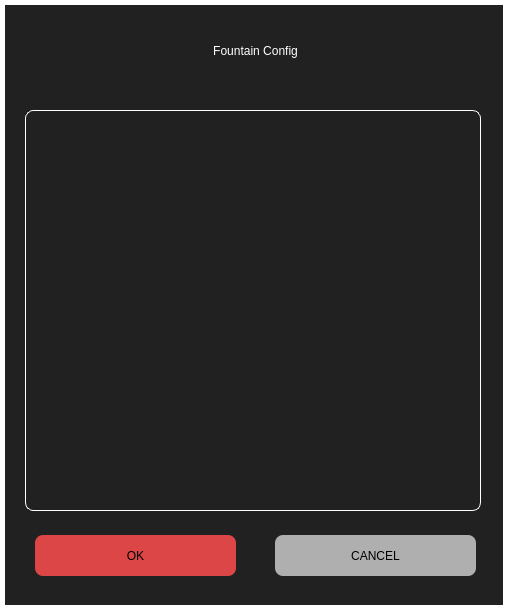
<?xml version="1.0" encoding="UTF-8"?>
<ui version="4.0">
 <class>CodingConfigDialog</class>
 <widget class="QDialog" name="CodingConfigDialog">
  <property name="geometry">
   <rect>
    <x>0</x>
    <y>0</y>
    <width>508</width>
    <height>610</height>
   </rect>
  </property>
  <property name="windowTitle">
   <string>Dialog</string>
  </property>
  <property name="styleSheet">
   <string notr="true">background-color: rgba(34, 33, 33, 0);</string>
  </property>
  <widget class="QLabel" name="label">
   <property name="geometry">
    <rect>
     <x>35</x>
     <y>25</y>
     <width>441</width>
     <height>51</height>
    </rect>
   </property>
   <property name="styleSheet">
    <string notr="true">font: 75 20pt &quot;Segoe UI&quot;;
color: rgb(255, 255, 255);</string>
   </property>
   <property name="text">
    <string>Fountain Config</string>
   </property>
   <property name="alignment">
    <set>Qt::AlignCenter</set>
   </property>
  </widget>
  <widget class="QPushButton" name="pushButton_ok">
   <property name="geometry">
    <rect>
     <x>35</x>
     <y>535</y>
     <width>201</width>
     <height>41</height>
    </rect>
   </property>
   <property name="styleSheet">
    <string notr="true">border-radius:8px;
border: 0px;
background-color: rgb(220, 70, 70);
font: 400 12pt &quot;Segoe UI&quot;;</string>
   </property>
   <property name="text">
    <string>OK</string>
   </property>
  </widget>
  <widget class="QPushButton" name="pushButton_cancel">
   <property name="geometry">
    <rect>
     <x>275</x>
     <y>535</y>
     <width>201</width>
     <height>41</height>
    </rect>
   </property>
   <property name="styleSheet">
    <string notr="true">border-radius:8px;
border: 0px;
background-color: rgb(175, 175, 175);
font: 400 12pt &quot;Segoe UI&quot;;</string>
   </property>
   <property name="text">
    <string>CANCEL</string>
   </property>
  </widget>
  <widget class="QTextEdit" name="textEdit">
   <property name="geometry">
    <rect>
     <x>25</x>
     <y>110</y>
     <width>456</width>
     <height>401</height>
    </rect>
   </property>
   <property name="styleSheet">
    <string notr="true">QTextEdit#textEdit{
border-radius:8px;
border: 1px solid white;
color: rgb(255, 255, 255);
font: 75 10pt &quot;Segoe UI&quot;;}
QTextEdit#textEdit:hover{
border-radius:8px;
border: 2px solid white;
background-color: rgb(51, 50, 50);
color: rgb(255, 255, 255);
font: 75 10pt &quot;Segoe UI&quot;;}


</string>
   </property>
  </widget>
  <widget class="QLabel" name="label_background">
   <property name="geometry">
    <rect>
     <x>5</x>
     <y>5</y>
     <width>498</width>
     <height>600</height>
    </rect>
   </property>
   <property name="styleSheet">
    <string notr="true">background-color: rgb(34, 33, 33);</string>
   </property>
   <property name="text">
    <string/>
   </property>
  </widget>
  <zorder>label_background</zorder>
  <zorder>label</zorder>
  <zorder>pushButton_ok</zorder>
  <zorder>pushButton_cancel</zorder>
  <zorder>textEdit</zorder>
 </widget>
 <resources/>
 <connections/>
</ui>
